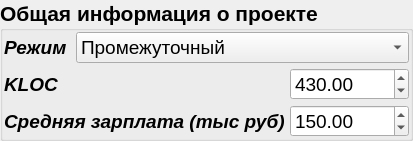
         <widget class="QGroupBox" name="groupBox_7">
          <property name="font">
           <font>
            <pointsize>16</pointsize>
            <weight>75</weight>
            <bold>true</bold>
           </font>
          </property>
          <property name="title">
           <string>Общая информация о проекте</string>
          </property>
          <layout class="QVBoxLayout" name="verticalLayout_4">
           <property name="spacing">
            <number>5</number>
           </property>
           <property name="leftMargin">
            <number>1</number>
           </property>
           <property name="topMargin">
            <number>1</number>
           </property>
           <property name="rightMargin">
            <number>1</number>
           </property>
           <property name="bottomMargin">
            <number>1</number>
           </property>
           <item>
            <layout class="QHBoxLayout" name="horizontalLayout_9" stretch="1,5">
             <item>
              <widget class="QLabel" name="modeLabel">
               <property name="font">
                <font>
                 <pointsize>14</pointsize>
                 <italic>true</italic>
                 <underline>false</underline>
                 <strikeout>false</strikeout>
                </font>
               </property>
               <property name="text">
                <string>Режим</string>
               </property>
              </widget>
             </item>
             <item>
              <widget class="QComboBox" name="modeValue">
               <property name="font">
                <font>
                 <pointsize>14</pointsize>
                 <weight>50</weight>
                 <bold>false</bold>
                </font>
               </property>
               <property name="currentText">
                <string>Промежуточный</string>
               </property>
               <property name="currentIndex">
                <number>1</number>
               </property>
               <property name="modelColumn">
                <number>0</number>
               </property>
               <item>
                <property name="text">
                 <string>Обычный</string>
                </property>
               </item>
               <item>
                <property name="text">
                 <string>Промежуточный</string>
                </property>
               </item>
               <item>
                <property name="text">
                 <string>Встроенный</string>
                </property>
               </item>
              </widget>
             </item>
            </layout>
           </item>
           <item>
            <layout class="QHBoxLayout" name="horizontalLayout_22" stretch="3,1">
             <item>
              <widget class="QLabel" name="klocLabel">
               <property name="font">
                <font>
                 <pointsize>14</pointsize>
                 <italic>true</italic>
                </font>
               </property>
               <property name="text">
                <string>KLOC</string>
               </property>
              </widget>
             </item>
             <item>
              <widget class="QDoubleSpinBox" name="klocValue">
               <property name="font">
                <font>
                 <pointsize>14</pointsize>
                 <weight>50</weight>
                 <bold>false</bold>
                </font>
               </property>
               <property name="maximum">
                <double>999999999.000000000000000</double>
               </property>
               <property name="value">
                <double>430.000000000000000</double>
               </property>
              </widget>
             </item>
            </layout>
           </item>
           <item>
            <layout class="QHBoxLayout" name="horizontalLayout_23" stretch="3,1">
             <item>
              <widget class="QLabel" name="salaryLabel">
               <property name="font">
                <font>
                 <pointsize>14</pointsize>
                 <italic>true</italic>
                </font>
               </property>
               <property name="text">
                <string>Средняя зарплата (тыс руб)</string>
               </property>
              </widget>
             </item>
             <item>
              <widget class="QDoubleSpinBox" name="salaryValue">
               <property name="font">
                <font>
                 <pointsize>14</pointsize>
                 <weight>50</weight>
                 <bold>false</bold>
                </font>
               </property>
               <property name="maximum">
                <double>999999999.000000000000000</double>
               </property>
               <property name="value">
                <double>150.000000000000000</double>
               </property>
              </widget>
             </item>
            </layout>
           </item>
          </layout>
         </widget>
